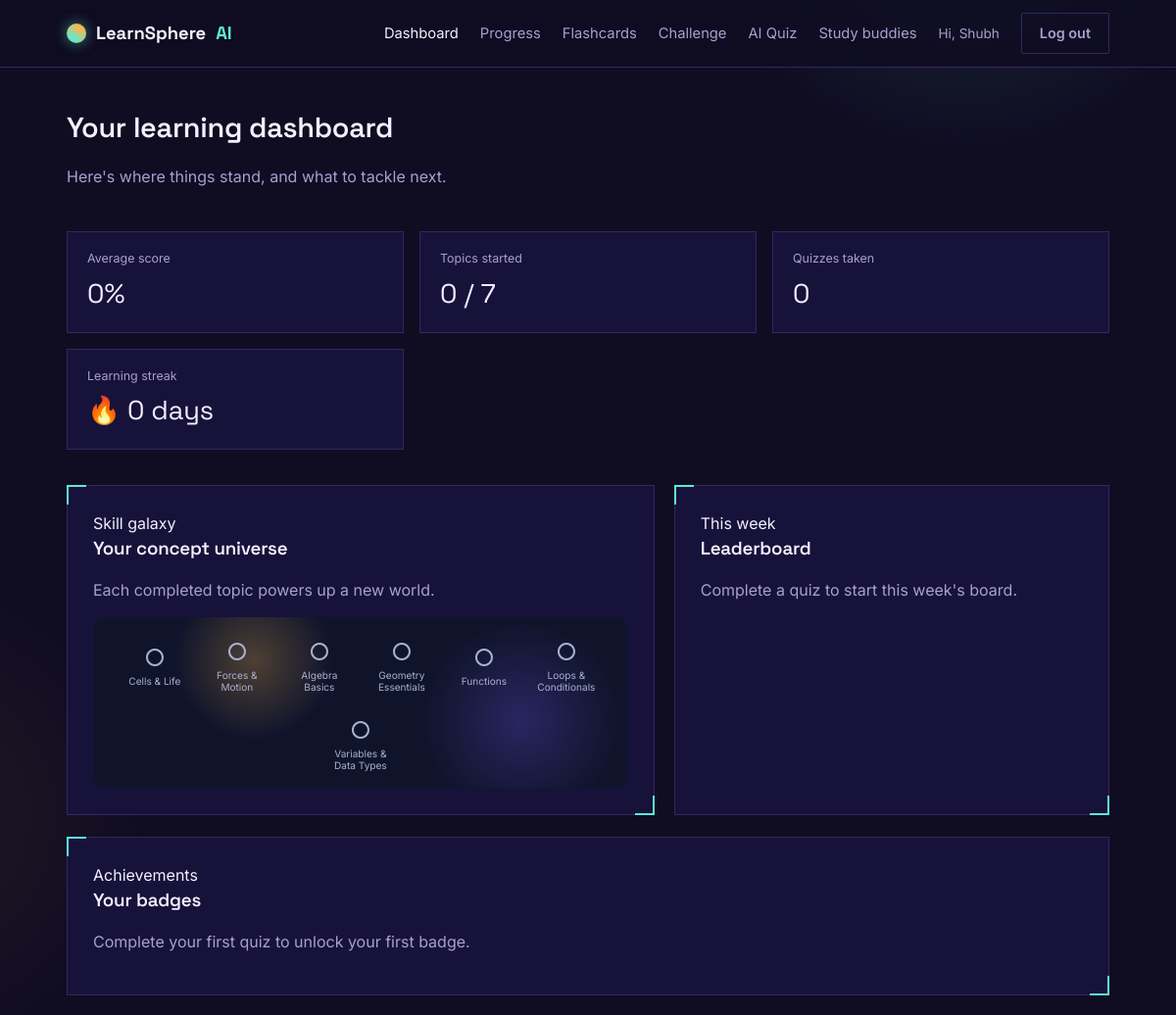
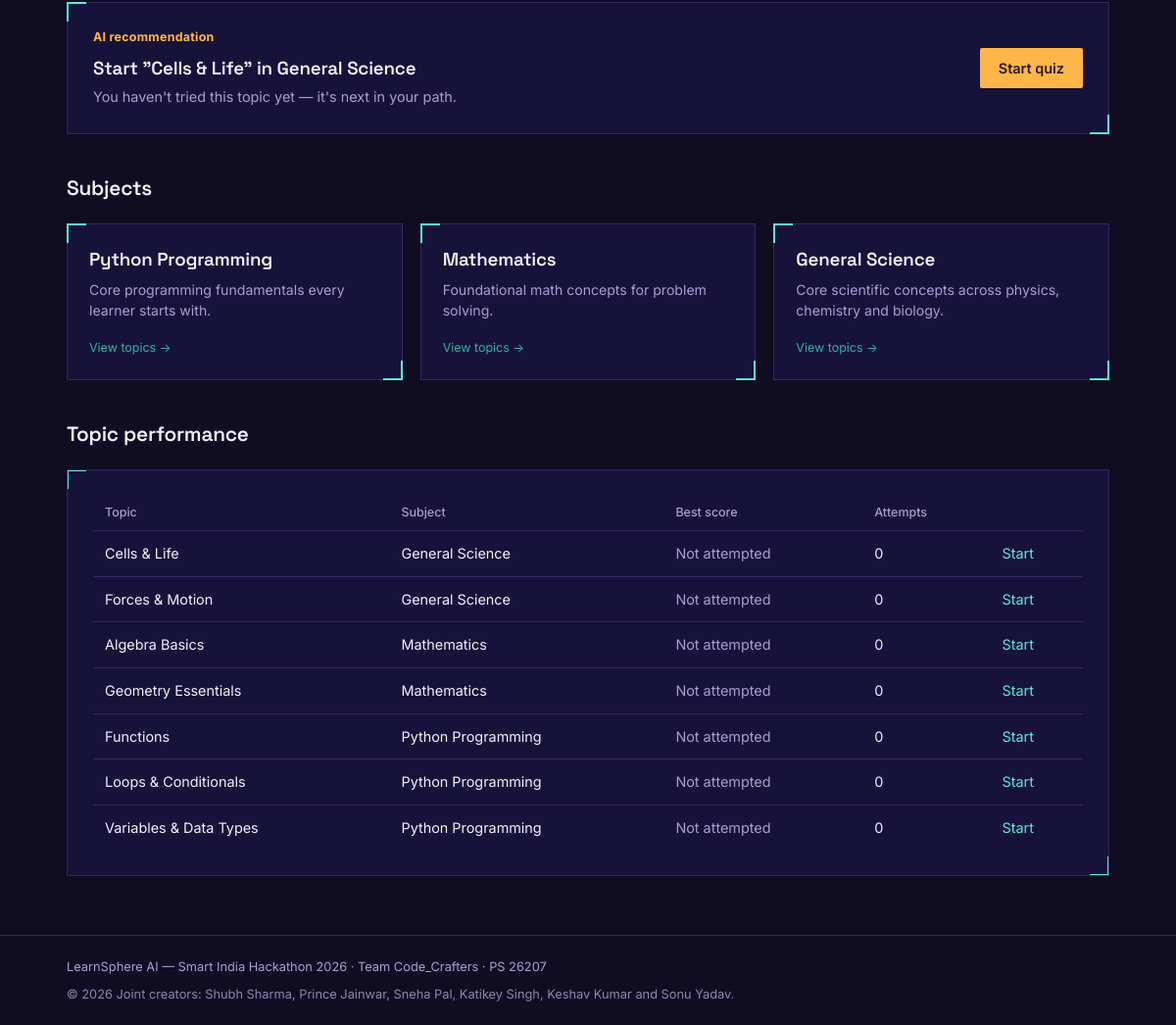
The app's page /dashboard (signed in) with its own data (2 pictures, top to bottom).
### tables this page shows
CREATE TABLE users (
            id INTEGER PRIMARY KEY AUTOINCREMENT,
            name TEXT NOT NULL,
            email TEXT UNIQUE NOT NULL,
            password_hash TEXT NOT NULL,
            created_at TEXT NOT NULL
        );

CREATE TABLE topics (
            id INTEGER PRIMARY KEY AUTOINCREMENT,
            subject_id INTEGER NOT NULL REFERENCES subjects(id),
            name TEXT NOT NULL,
            slug TEXT NOT NULL,
            description TEXT,
            difficulty TEXT DEFAULT 'Beginner',
            study_note TEXT,
            UNIQUE(subject_id, slug)
        );

CREATE TABLE subjects (
            id INTEGER PRIMARY KEY AUTOINCREMENT,
            name TEXT NOT NULL,
            slug TEXT UNIQUE NOT NULL,
            description TEXT,
            icon TEXT
        );

### app.py (the view)
@app.route("/dashboard")
@login_required
def dashboard():
    db = get_db()
    user_id = session["user_id"]
    subjects = db.execute("SELECT * FROM subjects").fetchall()
    performance = get_topic_performance(user_id)
    attempted = [t for t in performance if t["attempts"] > 0]
    avg_pct = round(sum(t["best_pct"] for t in attempted) / len(attempted)) if attempted else 0
    topics_started = len(attempted)
    topics_total = len(performance)
    recommendation = get_recommendation(user_id)
    streak, _ = get_streak(user_id)
    quiz_count = db.execute("SELECT COUNT(*) AS c FROM attempts WHERE user_id = ?", (user_id,)).fetchone()["c"]
    badge_rows = db.execute("SELECT badge_key FROM user_badges WHERE user_id = ? ORDER BY earned_at DESC", (user_id,)).fetchall()
    badges = [BADGES[row["badge_key"]] for row in badge_rows if row["badge_key"] in BADGES]
    recent = db.execute(
        """
        SELECT a.*, t.name AS topic_name, t.slug AS topic_slug, s.name AS subject_name, s.slug AS subject_slug
        FROM attempts a
        JOIN topics t ON t.id = a.topic_id
        JOIN subjects s ON s.id = t.subject_id
        WHERE a.user_id = ?
        ORDER BY a.created_at DESC
        LIMIT 5
        """,
        (user_id,),
    ).fetchall()
    return render_template(
        "dashboard.html",
        subjects=subjects,
        performance=performance,
        avg_pct=avg_pct,
        topics_started=topics_started,
        topics_total=topics_total,
        recommendation=recommendation,
        recent=recent,
        quiz_count=quiz_count,
        streak=streak,
        badges=badges,
        leaderboard=get_leaderboard(),
    )

### app.py (called while the page is built, shortened)
def get_db():
    if "db" not in g:
        g.db = sqlite3.connect(DATABASE)
        g.db.row_factory = sqlite3.Row
        g.db.execute("PRAGMA foreign_keys = ON")
    return g.db

def login_required(view):
    @wraps(view)
    def wrapped(*args, **kwargs):
        if "user_id" not in session:
            flash("Please log in to continue.", "warning")
            return redirect(url_for("login", next=request.path))
        return view(*args, **kwargs)
    return wrapped

@app.context_processor
def inject_user():
    user = None
    if "user_id" in session:
        db = get_db()
        user = db.execute("SELECT * FROM users WHERE id = ?", (session["user_id"],)).fetchone()
    return {"current_user": user}

def get_topic_performance(user_id):
    db = get_db()
    rows = db.execute(
        """
        SELECT t.id AS topic_id, t.name AS topic_name, t.slug AS topic_slug,
               s.name AS subject_name, s.slug AS subject_slug,
               COUNT(a.id) AS attempts,
               MAX(ROUND(100.0 * a.score / a.total)) AS best_pct,
               (SELECT ROUND(100.0 * a2.score / a2.total)
                  FROM attempts a2 WHERE a2.topic_id = t.id AND a2.user_id = ?
                  ORDER BY a2.created_at DESC LIMIT 1) AS last_pct
        FROM topics t
        JOIN subjects s ON s.id = t.subject_id
        LEFT JOIN attempts a ON a.topic_id = t.id AND a.user_id = ?
        GROUP BY t.id
        ORDER BY s.name, t.name
        """,
        (user_id, user_id),
    ).fetchall()
    return rows

def get_recommendation(user_id):
    performance = get_topic_performance(user_id)
    if not performance:
        return None
    unattempted = [t for t in performance if t["attempts"] == 0]
    if unattempted:
        return unattempted[0]
    weakest = min(performance, key=lambda t: t["best_pct"] if t["best_pct"] is not None else 0)
    return weakest

def utc_now():
    return datetime.now(timezone.utc)

def get_streak(user_id):
    db = get_db()
    dates = db.execute(
        "SELECT DISTINCT substr(created_at, 1, 10) AS day FROM attempts WHERE user_id = ? ORDER BY day DESC",
        (user_id,),
    ).fetchall()
    if not dates:
        return 0, None

### templates/dashboard.html (shortened to what this page needs)
{% extends "base.html" %}
{% block content %}
<div class="wrap">
  <div class="dash-head">
    <div>
      <h1>Your learning dashboard</h1>
      <p>Here's where things stand, and what to tackle next.</p>
    </div>
  </div>
  <div class="stat-row">
    <div class="stat-card">
      <span class="stat-label">Average score</span>
      <span class="stat-value">{{ avg_pct }}%</span>
    </div>
    <div class="stat-card">
      <span class="stat-label">Topics started</span>
      <span class="stat-value">{{ topics_started }} / {{ topics_total }}</span>
    </div>
    <div class="stat-card">
      <span class="stat-label">Quizzes taken</span>
      <span class="stat-value">{{ quiz_count }}</span>
    </div>
    <div class="stat-card">
      <span class="stat-label">Learning streak</span>
      <span class="stat-value">🔥 {{ streak }} days</span>
    </div>
  </div>
  <div class="dash-grid">
    <section class="panel skill-panel">
      <span class="tag">Skill galaxy</span>
      <h3>Your concept universe</h3>
      <p class="muted">Each completed topic powers up a new world.</p>
      <div class="skill-galaxy" aria-label="Topic skill progression map">
        {% for t in performance %}
          <a class="skill-node {{ 'unlocked' if t['attempts'] else '' }}" href="{{ url_for('quiz_start', topic_slug=t['topic_slug']) }}" title="{{ t['topic_name'] }}">
            <span>{{ '✦' if t['attempts'] else '○' }}</span><small>{{ t['topic_name'] }}</small>
          </a>
        {% endfor %}
      </div>
    </section>
    <section class="panel leaderboard-panel">
      <span class="tag">This week</span><h3>Leaderboard</h3>
      {% if leaderboard %}<ol class="leaderboard">
        {% for learner in leaderboard %}<li><span>{{ learner['name'] }}</span><strong>{{ learner['average_score']|int }}% · {{ learner['quiz_count'] }} quizzes</strong></li>{% endfor %}
      </ol>{% else %}<p class="muted">Complete a quiz to start this week's board.</p>{% endif %}
    </section>
  </div>
  <section class="panel badges-panel">
    <span class="tag">Achievements</span><h3>Your badges</h3>
    {% if badges %}<div class="badge-list">{% for badge in badges %}<div class="badge"><b>{{ badge[2] }}</b><span>{{ badge[0] }}<small>{{ badge[1] }}</small></span></div>{% endfor %}</div>
    {% else %}<p class="muted">Complete your first quiz to unlock your first badge.</p>{% endif %}
  </section>
  {% if recommendation %}
  <div class="panel recommend-panel">
    <div>
      <span class="tag">AI recommendation</span>
      <h3>
        {% if recommendation['attempts'] == 0 %}
          Start "{{ recommendation['topic_name'] }}" in {{ recommendation['subject_name'] }}
        {% else %}
          Revisit "{{ recommendation['topic_name'] }}" in {{ recommendation['subject_name'] }}
        {% endif %}
      </h3>
      <p>
        {% if recommendation['attempts'] == 0 %}
          You haven't tried this topic yet — it's next in your path.
        {% else %}
          Your best score here is {{ recommendation['best_pct']|int }}%. A bit more practice will lock it in.
        {% endif %}
      </p>
    </div>
    <a href="{{ url_for('quiz_start', topic_slug=recommendation['topic_slug']) }}" class="btn btn-amber">
      {{ 'Start quiz' if recommendation['attempts'] == 0 else 'Practice again' }}
    </a>
  </div>
  {% endif %}
  <div class="section-head" style="margin-bottom:20px;">
    <h2 style="font-size:1.3rem;">Subjects</h2>
  </div>
  <div class="subject-grid">
    {% for s in subjects %}
      <a href="{{ url_for('subject_detail', slug=s['slug']) }}" class="panel subject-card">
        <h3>{{ s['name'] }}</h3>
        <p>{{ s['description'] }}</p>
        <span class="meta">View topics &rarr;</span>
      </a>
    {% endfor %}
  </div>
  <div class="section-head" style="margin-bottom:20px;">
    <h2 style="font-size:1.3rem;">Topic performance</h2>
  </div>
  <div class="panel" style="margin-bottom:40px; overflow-x:auto;">
    <table class="topic-table">
      <thead>
        <tr>
          <th>Topic</th>
          <th>Subject</th>
          <th>Best score</th>
          <th>Attempts</th>
          <th></th>
        </tr>
      </thead>
      <tbody>
        {% for t in performance %}
          <tr>
            <td>{{ t['topic_name'] }}</td>
            <td>{{ t['subject_name'] }}</td>
            <td>
              {% if t['best_pct'] is not none %}
                {% set barclass = 'weak' if t['best_pct'] < 50 else ('mid' if t['best_pct'] < 80 else '') %}
                <span class="pct-bar {{ barclass }}"><span style="width:{{ t['best_pct'] }}%;"></span></span>{{ t['best_pct']|int }}%
              {% else %}
                <span style="color:var(--text-muted);">Not attempted</span>
              {% endif %}
            </td>
            <td>{{ t['attempts'] }}</td>
            <td><a href="{{ url_for('quiz_start', topic_slug=t['topic_slug']) }}">{{ 'Retry' if t['attempts'] > 0 else 'Start' }}</a></td>
          </tr>
        {% endfor %}
      </tbody>
    </table>
  </div>
</div>
{% endblock %}

### templates/base.html (shortened to what this page needs)
<!DOCTYPE html>
<html lang="en">
<head>
<link rel="stylesheet" href="{{ url_for('static', filename='css/style.css') }}">
</head>
<body>
<header class="site-header">
  <div class="wrap header-inner">
    <a class="brand" href="{{ url_for('index') }}">
      <span class="brand-mark"></span>
      LearnSphere <em>AI</em>
    </a>
    <nav class="site-nav">
      {% if current_user %}
        <a href="{{ url_for('dashboard') }}" class="{{ 'is-active' if request.endpoint == 'dashboard' }}">Dashboard</a>
        <a href="{{ url_for('progress') }}" class="{{ 'is-active' if request.endpoint == 'progress' }}">Progress</a>
        <a href="{{ url_for('flashcards') }}">Flashcards</a>
        <a href="{{ url_for('challenge_pick') }}">Challenge</a>
        <a href="{{ url_for('generate_quiz') }}">AI Quiz</a>
        <a href="{{ url_for('study_buddies') }}">Study buddies</a>
        <span class="nav-user">Hi, {{ current_user['name'].split(' ')[0] }}</span>
        <a href="{{ url_for('logout') }}" class="btn btn-ghost">Log out</a>
      {% else %}
        <a href="{{ url_for('login') }}">Log in</a>
        <a href="{{ url_for('register') }}" class="btn btn-primary">Get started</a>
      {% endif %}
    </nav>
  </div>
</header>
<main>
  {% block content %}{% endblock %}
</main>
<footer class="site-footer">
  <div class="wrap footer-inner">
    <span>LearnSphere AI &mdash; Smart India Hackathon 2026 &middot; Team Code_Crafters &middot; PS 26207</span>
    <span class="footer-copyright">&copy; 2026 Joint creators: Shubh Sharma, Prince Jainwar, Sneha Pal, Katikey Singh, Keshav Kumar and Sonu Yadav.</span>
  </div>
</footer>
</body>
</html>

### records on screen
users: name "Shubh"
topics: attempts "○", topic_name "Cells & Life", subject_name "General Science", attempts "0", attempts "Start"
topics: attempts "○", topic_name "Forces & Motion", subject_name "General Science", attempts "0", attempts "Start"
topics: attempts "○", topic_name "Algebra Basics", subject_name "Mathematics", attempts "0", attempts "Start"
topics: attempts "○", topic_name "Geometry Essentials", subject_name "Mathematics", attempts "0", attempts "Start"
topics: attempts "○", topic_name "Functions", subject_name "Python Programming", attempts "0", attempts "Start"
topics: attempts "○", topic_name "Loops & Conditionals", subject_name "Python Programming", attempts "0", attempts "Start"
topics: attempts "○", topic_name "Variables & Data Types", subject_name "Python Programming", attempts "0", attempts "Start"
subjects: subject_name "General Science", name "General Science", description "Core scientific concepts across physics, chemistry and biology."
subjects: name "Python Programming", description "Core programming fundamentals every learner starts with."
subjects: name "Mathematics", description "Foundational math concepts for problem solving."

### other values on screen
{{ avg_pct }} "0"
{{ topics_started }} "0"
{{ topics_total }} "7"
{{ quiz_count }} "0"
{{ streak }} "0"
{{ 'Start quiz' if recommendation['attempts'] == 0 else 'Practice again' }} "Start quiz"
